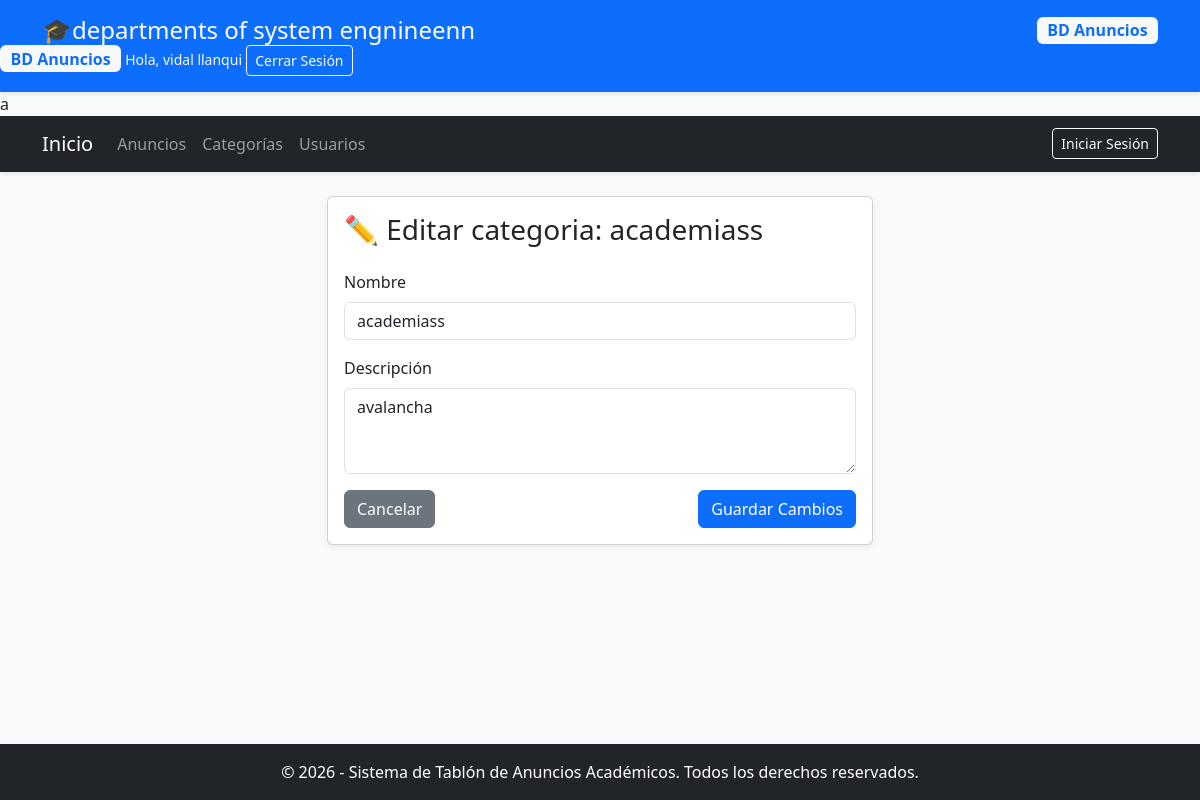
Screenshot of /categorias/editar/1 (signed in) with the database file from the repository.
### app/usuarios/models.py (models this page shows, shortened)
class Usuario(db.Model, UserMixin):
    __tablename__ = 'usuarios'
    id = db.Column(db.Integer, primary_key=True)
    nombre = db.Column(db.String(100), nullable=False)
    correo = db.Column(db.String(120), unique=True, nullable=False)
    password_hash = db.Column(db.String(255), nullable=False)
    rol = db.Column(db.String(20), default='usuario')  # 'admin' o 'usuario'

### app/categorias/models.py (models this page shows, shortened)
class Categoria(db.Model):
    __tablename__ = 'categorias'
    id = db.Column(db.Integer, primary_key=True)
    nombre = db.Column(db.String(50), unique=True, nullable=False)
    descripcion = db.Column(db.Text, nullable=True)

### app/categorias/routes.py (the view)
@categorias_bp.route('/editar/<int:id>', methods=['GET', 'POST'])
@login_required
def editar(id):
    categoria = Categoria.query.get_or_404(id)
    if request.method == 'POST':
        categoria.nombre = request.form.get('nombre')
        categoria.descripcion = request.form.get('descripcion')
        db.session.commit()
        flash('categorias actualizado correctamente.', 'success')
        return redirect(url_for('categorias.listar'))
    return render_template('categorias/edidar.html', categoria=categoria)

### app/app.py (called while the page is built)
@login_manager.user_loader
def load_user(user_id):
    return db.session.get(Usuario, int(user_id))

### app/categorias/templates/categorias/edidar.html (shortened to what this page needs)
{% extends "base.html" %}
{% block content %}
<div class="row justify-content-center">
    <div class="col-md-6">
        <div class="card shadow-sm">
            <div class="card-body">
                <h3 class="mb-4">✏️ Editar categoria: {{ categoria.nombre }}</h3>
                <form method="POST">
                    <div class="mb-3">
                        <label for="nombre" class="form-label">Nombre</label>
                        <input type="text" class="form-control" id="nombre" name="nombre" value="{{ categoria.nombre }}" required>
                    </div>
                    <div class="mb-3">
                        <label for="descripcion" class="form-label">Descripción</label>
                        <textarea class="form-control" id="descripcion" name="descripcion" rows="3" required>{{ categoria.descripcion }}</textarea>
                    </div>
                    <div class="d-flex justify-content-between">
                        <a href="{{ url_for('usuarios.gestionar') }}" class="btn btn-secondary">Cancelar</a>
                        <button type="submit" class="btn btn-primary">Guardar Cambios</button>
                    </div>
                </form>
            </div>
        </div>
    </div>
</div>
{% endblock %}

### app/templates/base.html (shortened to what this page needs)
<!DOCTYPE html>
<html lang="es">
<head>
    <link href="https://cdn.jsdelivr.net/npm/bootstrap@5.3.3/dist/css/bootstrap.min.css" rel="stylesheet">
</head>
<body class="d-flex flex-column min-vh-100 bg-light">
    <header class="bg-primary text-white py-3 shadow-sm">
        <div class="container d-flex justify-content-between align-items-center">
            <h1 class="h4 m-0">🎓departments of system engnineenn</h1>
            <span class="badge bg-light text-primary fs-6">BD Anuncios</span>
        </div>
            <span class="badge bg-light text-primary fs-6">BD Anuncios</span>
            {% if current_user.is_authenticated %}
                <span class="small text-light">Hola, {{ current_user.nombre }}</span>
                <a href="{{ url_for('usuarios.logout') }}" class="btn btn-outline-light btn-sm">
                    Cerrar Sesión
                </a>
            {% endif %}
    </header>
a
    <nav class="navbar navbar-expand-lg navbar-dark bg-dark shadow-sm mb-4">
        <div class="container">
            <a class="navbar-brand" href="{{ url_for('main.home') }}">Inicio</a>
            <div class="collapse navbar-collapse" id="navbarNav">
                <ul class="navbar-nav me-auto">
                    <li class="nav-item"><a class="nav-link" href="{{ url_for('anuncios.listar') }}">Anuncios</a></li>
                    <li class="nav-item"><a class="nav-link" href="{{ url_for('categorias.listar') }}">Categorías</a></li>
                    <li class="nav-item"><a class="nav-link" href="{{ url_for('usuarios.gestionar') }}">Usuarios</a></li>
                </ul>
                <ul class="navbar-nav">
                    <li class="nav-item"><a class="btn btn-outline-light btn-sm" href="{{ url_for('usuarios.login') }}">Iniciar Sesión</a></li>
                </ul>
            </div>
        </div>
    </nav>
    <main class="container flex-grow-1 mb-5">
        {% block content %}
        {% endblock %}
    </main>
    <footer class="bg-dark text-white text-center py-3 mt-auto">
        <div class="container">
            <p class="m-0">&copy; 2026 - Sistema de Tablón de Anuncios Académicos. Todos los derechos reservados.</p>
        </div>
    </footer>
</body>
</html>

### rows the page displays
Usuario: nombre "vidal llanqui"
Categoria: nombre "academiass", descripcion "avalancha"
